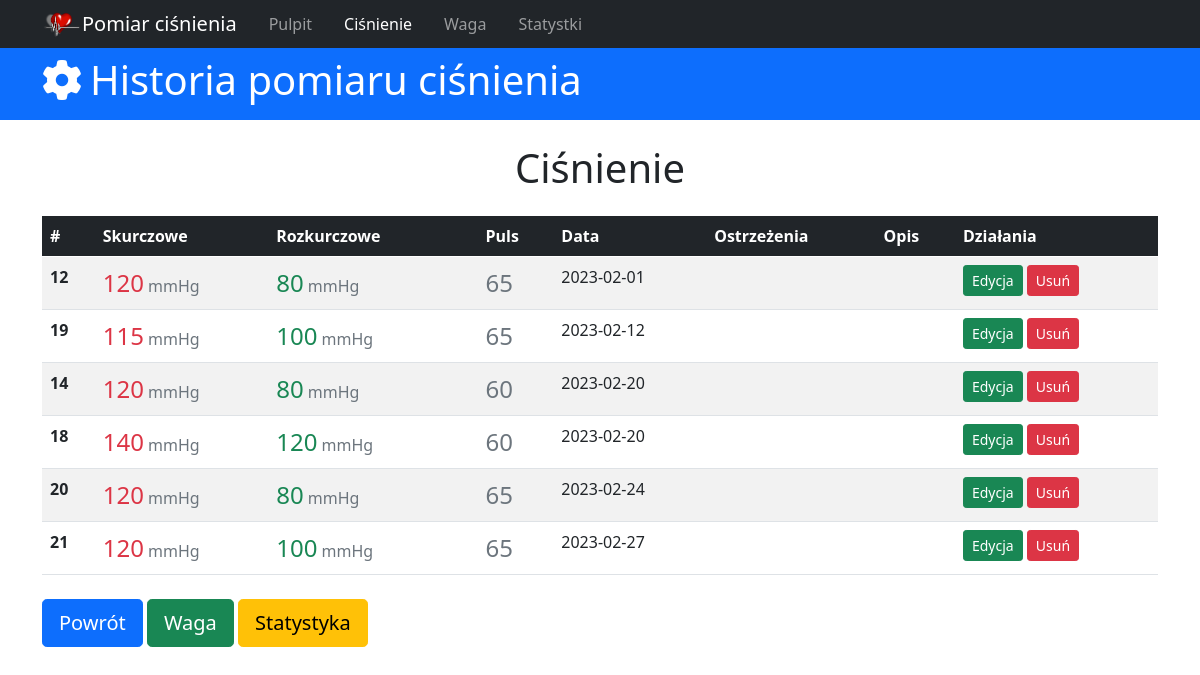
The page /pressure_history on the database as committed earlier.
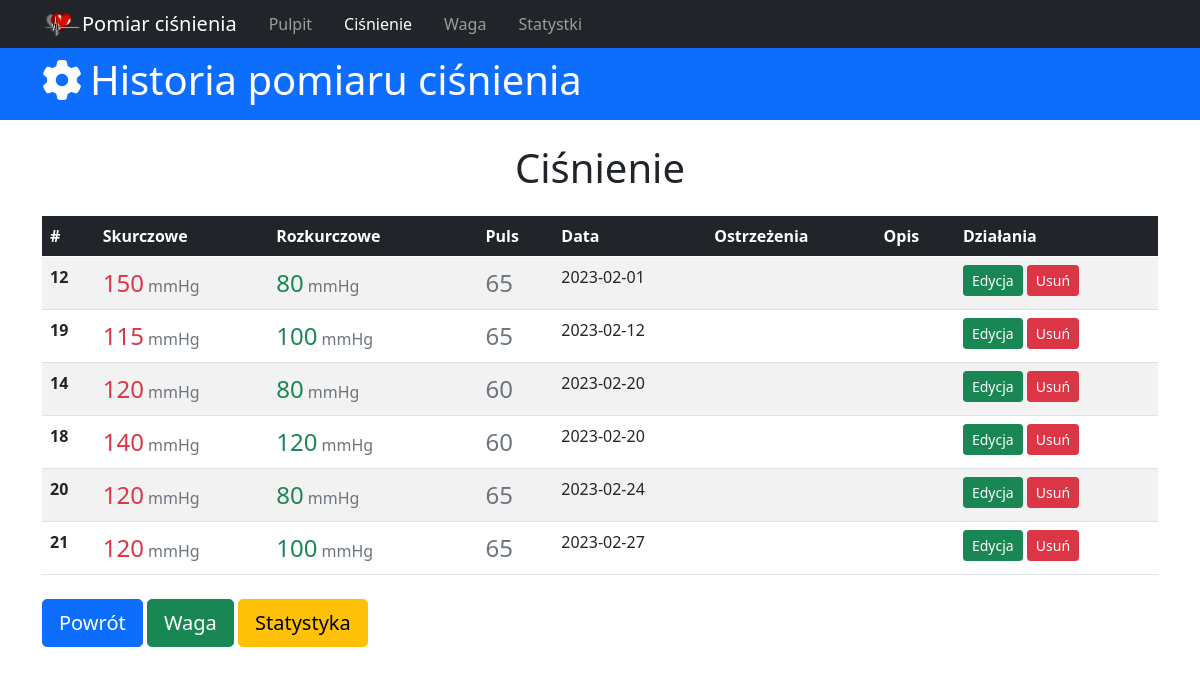
The same page on the database as committed later.
### tables this page shows
CREATE TABLE blood_pressure(id integer primary key autoincrement, upper_pressure int, down_pressure int, pressure int, date_of_pressure date not null default(date()), description text, time_of_day VARCHAR(10));

### app.py (the view)
@app.route('/pressure_history')
def pressure_history():
  db = get_db()
  sql_command = 'select id, upper_pressure, down_pressure, pressure, date_of_pressure, date_of_pressure, time_of_day, description from blood_pressure order by date_of_pressure;'
  cur = db.execute(sql_command)
  bloods = cur.fetchall()
  return render_template('cisnienie.html', active_menu='pressure_history', bloods=bloods)

### app.py (called while the page is built)
def get_db():
  if not hasattr(g, 'sqlite_db'):
    conn = sqlite3.connect(app_info['db_file'])
    conn.row_factory = sqlite3.Row
    g.sqlite_db = conn
  return g.sqlite_db

### templates/cisnienie.html (shortened to what this page needs)
{% extends 'base.html' %}  {% block content %}
<header>
  <div id="main-header" class="py-2 bg-primary text-white">
    <div class="container">
      <div class="row">
        <div class="col-md-6">
          <h1><i class="fas fa-cog pe-2"></i>Historia pomiaru ciśnienia</h1>
        </div>
      </div>
    </div>
  </div>
</header>
<div class="container">
  <h1 class="text-center mt-4">Ciśnienie</h1>
  <table class="table table-striped table-hover mt-4">
    <thead class="table-dark">
      <tr>
        <th scope="col">#</th>
        <th scope="col">Skurczowe</th>
        <th scope="col">Rozkurczowe</th>
        <th scope="col"></th>
        <th scope="col">Puls</th>
        <th scope="col">Data</th>
        <th scope="col">Ostrzeżenia</th>
        <th scope="col">Opis</th>
        <th scope="col">Działania</th>
      </tr>
    </thead>
    <tbody>
      {% for blood in bloods %}
      <tr>
        <th scope="row">{{blood.id}}</th>
        <td>
          <span class="fs-4 text-danger">{{blood.upper_pressure}}</span>
          <span class="text-muted">mmHg</span>
        </td>
        <td>
          <span class="fs-4 text-success">{{blood.down_pressure}}</span>
          <span class="text-muted">mmHg</span>
        </td>
        <td>
        </td>
        <td><span class="fs-4 text-secondary">{{blood.pressure}}</span></td>
        <td>{{blood.date_of_pressure}}</td>
        {% if (blood.upper_pressure >= 120 and blood.upper_pressure < 140) and
        (blood.down_pressure >= 80 and blood.down_pressure <= 89) %}
        <td class="">
        </td>
        {% elif blood.upper_pressure >= 140 and blood.down_pressure > 90 %}
        <td class="">
        </td>
        {% else %}
        <td class="">
        </td>
        {% endif %}
        <td>{{blood.description}}</td>
        <td>
          <a
            href="{{url_for('edit_pressure', pressure_id=blood.id)}}"
            class="btn btn-success btn-sm"
            >Edycja</a
          >
          <a
            type="button"
            class="btn btn-danger btn-sm delete-confirm"
            data-bs-toggle="modal"
            data-bs-target="#confirmDeleteModal"
            data-desc="{{'Czy usunąć ciśnienie {}/{} z dnia {}?'.format(blood.upper_pressure, blood.down_pressure, blood.date_of_pressure)}}"
            data-url="{{ url_for('delete_pressure', pressure_id=blood.id)}}"
          >
            Usuń
          </a>
        </td>
      </tr>
      {% endfor %}
    </tbody>
  </table>
  <div class="row">
    <div class="col-sm">
      <a href="{{url_for('index')}}" class="btn btn-primary btn-lg mt-2"
        >Powrót</a
      >
      <a
        href="{{url_for('weight_history')}}"
        class="btn btn-success btn-lg mt-2"
        >Waga</a
      >
      <a href="#" class="btn btn-warning btn-lg mt-2">Statystyka</a>
    </div>
  </div>
</div>
{% endblock %}

Rows that differ between the two databases and show on the page:
changed blood_pressure id 12: upper_pressure "120" → "150"
